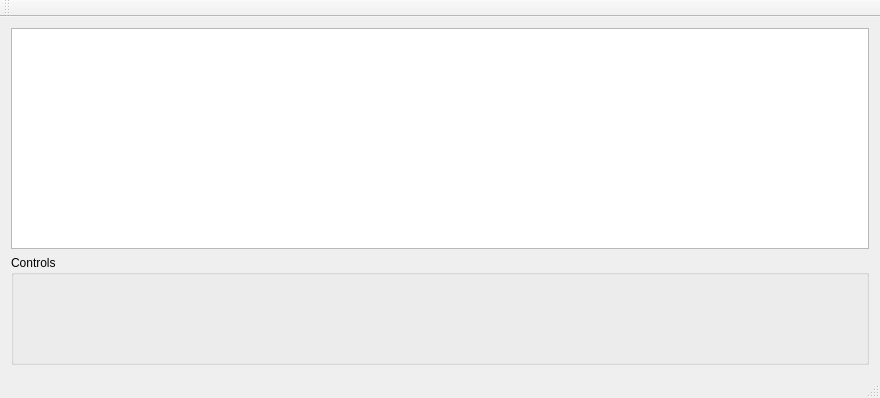
<?xml version="1.0" encoding="UTF-8"?>
<ui version="4.0">
 <class>MainWindow</class>
 <widget class="QMainWindow" name="MainWindow">
  <property name="geometry">
   <rect>
    <x>0</x>
    <y>0</y>
    <width>880</width>
    <height>398</height>
   </rect>
  </property>
  <property name="windowTitle">
   <string>MainWindow</string>
  </property>
  <widget class="QWidget" name="centralWidget">
   <layout class="QVBoxLayout" name="verticalLayout" stretch="2,1">
    <item>
     <widget class="QPlainTextEdit" name="consoleTextEdit">
      <property name="font">
       <font>
        <family>Consolas</family>
       </font>
      </property>
     </widget>
    </item>
    <item>
     <widget class="QGroupBox" name="groupBox">
      <property name="title">
       <string>Controls</string>
      </property>
     </widget>
    </item>
   </layout>
  </widget>
  <widget class="QMenuBar" name="menuBar">
   <property name="geometry">
    <rect>
     <x>0</x>
     <y>0</y>
     <width>880</width>
     <height>21</height>
    </rect>
   </property>
  </widget>
  <widget class="QToolBar" name="mainToolBar">
   <attribute name="toolBarArea">
    <enum>TopToolBarArea</enum>
   </attribute>
   <attribute name="toolBarBreak">
    <bool>false</bool>
   </attribute>
  </widget>
  <widget class="QStatusBar" name="statusBar"/>
 </widget>
 <layoutdefault spacing="6" margin="11"/>
 <resources/>
 <connections/>
</ui>
